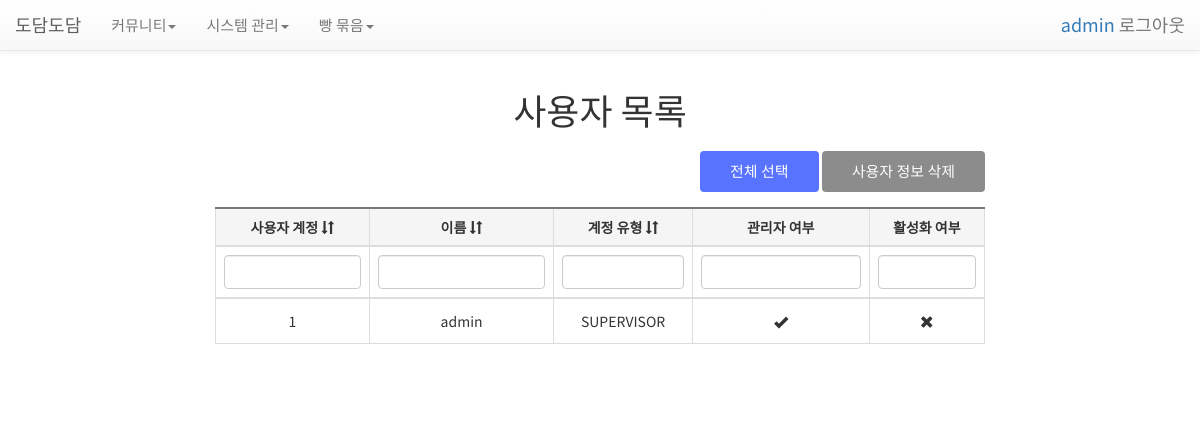
/system/user/ (signed in), run on the app's committed database.
### system/models.py (models this page shows, shortened)
class User(AbstractUser):
    USERTYPE = (
        ('CONSUMER', '소비자'),
        ("SUPERVISOR", "최고관리자"),
    )
    type = models.CharField(help_text='계정 유형', max_length=20, choices=USERTYPE, default='SUPERVISOR')
    is_activate = models.BooleanField(help_text='계정 활성화 여부', null=True, blank=True)
    class Meta:
        verbose_name = '사용자'
        verbose_name_plural = '사용자들 - User'

### system/views.py (the view)
# urls.py: path('user/', UserListView.as_view(), name='user-list'),
class UserListView(ListView):
    model = User
    form = UserForm
    template_name = 'system/list_account.html'
    context_object_name = 'user_lst'

### templates/system/list_account.html (shortened to what this page needs)
{% extends "base.html" %}
{% block title %}사용자 목록{% endblock %}
{% load bootstrap3 %}
{% load static %}
{% block contents %}
    <div class="listView">
        <div class="row ">
            <div class="col col-lg-8 col-lg-offset-2 col-md-8 col-md-offset-2 col-sm-8 col-sm-offset-2 includeCheckBox">
                <div class="listTopBtn">
                    <div class="right">
                        <button id="checkAll" class="listTopBtn__chk checkAll">전체 선택</button>
                        <button id="delBtn" class="listTopBtn__del delBtn" onclick="delModalShow()" disabled>사용자 정보 삭제
                        </button>
                    </div>
                </div>
                <table class="table table-bordered" id="myTable" role="grid">
                    <colgroup>
                        <col width="20%">
                        <col width="24%">
                        <col width="18%">
                        <col width="23%">
                        <col width="15%">
                    </colgroup>
                    <thead>
                    <tr>
                        <th>사용자 계정 <span class="glyphicon glyphicon-sort"></span></th>
                        <th>이름 <span class="glyphicon glyphicon-sort"></span></th>
                        <th>계정 유형 <span class="glyphicon glyphicon-sort"></span></th>
                        <th>관리자 여부</th>
                        <th>활성화 여부</th>
                    </tr>
                    </thead>
                    <tbody aria-live="polite" aria-relevant="all">
                    {% for account in user_lst %}
                        <tr>
                            {% if not account.type == 'SUPERVISOR' %}
                                <td>
                                    <a href="{% url 'system:user-update' pk=account.pk %}">{{ account.id }}</a>
                                    <input type="checkbox" name="accountCheck" value="{{ account.id }}"
                                           class="hidden_chk">
                                </td>
                                <td>{{ account.username }}</td>
                                <td>{{ account.type }}</td>
                                {% if account.type == 'SUPERVISOR' %}
                                    <td><span class="glyphicon glyphicon-ok"></span></td>
                                {% else %}
                                    <td><span class="glyphicon glyphicon-remove"></span></td>
                                {% endif %}
                                {% if account.is_activate == True %}
                                    <td><span class="glyphicon glyphicon-ok"></span></td>
                                {% else %}
                                    <td><span class="glyphicon glyphicon-remove"></span></td>
                                {% endif %}
                            {% else %}
                                <td>
                                    {{ account.id }}
                                </td>
                                <td>{{ account.username }}</td>
                                <td>{{ account.type }}</td>
                                {% if account.type == 'SUPERVISOR' %}
                                    <td><span class="glyphicon glyphicon-ok"></span></td>
                                {% else %}
                                    <td><span class="glyphicon glyphicon-remove"></span></td>
                                {% endif %}
                                {% if account.is_activate == True %}
                                    <td><span class="glyphicon glyphicon-ok"></span></td>
                                {% else %}
                                    <td><span class="glyphicon glyphicon-remove"></span></td>
                                {% endif %}
                            {% endif %}
                        </tr>
                    {% endfor %}
                    </tbody>
                </table>
            </div>
        </div>
    </div>
{% endblock %}

### templates/nav.html (shortened to what this page needs)
<nav class="navbar navbar-default navbar-static-top" role="navigation">
    <div class="container-fluid">
        <div class="navbar-header">
            <a class="navbar-brand" href="">도담도담</a>
        </div>
        <div class="collapse navbar-collapse" id="navbar-collapse">
            <ul class="nav navbar-nav" id="menu">
                {% if user.type == 'SUPERVISOR' %}
                    <li class="dropdown">
                        <a href="#" class="dropdown-toggle" data-toggle="dropdown" role="button" aria-haspopup="true"
                           aria-expanded="false">커뮤니티<span class="caret"></span></a>
                    </li>
                    <li class="dropdown">
                        <a href="#" class="dropdown-toggle" data-toggle="dropdown" role="button" aria-haspopup="true"
                           aria-expanded="false">시스템 관리<span class="caret"></span></a>
                    </li>
                    <li class="dropdown">
                        <a href="#" class="dropdown-toggle" data-toggle="dropdown" role="button" aria-haspopup="true"
                           aria-expanded="false">빵 묶음<span class="caret"></span></a>
                    </li>
                {% endif %}
            </ul>
            {% if user.pk is None %}
                <ul class="nav navbar-nav navbar-right">
                    <a class="navbar-brand" href="{% url 'system:user-login' %}">로그인</a>
                </ul>
            {% else %}
                <ul class="nav navbar-nav navbar-right">
                    <a class="navbar-brand" href="{% url 'system:user-logout' %}"><span
                            class="text-primary">{{ user.username }} </span>로그아웃</a>
                </ul>
            {% endif %}
        </div>
    </div>
</nav>

### static/css/base.css (style rules this page uses)
* { font-family: 'Noto Sans KR', sans-serif; }
body { display: none; }
ul { list-style: none !important; padding: 0; margin: 0; }
button, input, select, textarea, .listView input[type="button"] { outline: none; border: none; }
.navbar-right { float: right !important; margin-right: 10px; }
.navbar-nav > li > a { font-size: 15px; }
.caret { margin-left: 5px; }
.table tr { background: white; }
.table tr th, .table tr td { font-size: 14px !important; vertical-align: middle !important; }
.table tr th { word-break: keep-all; }
.table tbody tr td { padding: 12px 8px !important; word-break: break-all; }
.table tr td { padding: 8px !important; word-break: break-all; }
.table thead .glyphicon { font-size: 13px; }
.listView table { border-top: 2px solid #797979 !important; }
.listView table tr th, .listView table tr td { text-align: center; }
.listView table thead tr th { background: #f5f5f5; }
.listTopBtn { text-align: right; margin-bottom: 15px; }
.listView .listTopBtn { margin-bottom: 0; }
.listTopBtn .listTopBtn__del, .listTopBtn .listTopBtn__mod, .listTopBtn .listTopBtn__excel, .listTopBtn .listTopBtn__chk, .listTopBtn .listTopBtn__add, .listTopBtn .listTopBtn__upload { display: inline-block; padding: 10px 30px; box-sizing: border-box; font-size: 15px; color: white; background: #d21a1a; cursor: pointer; border-radius: 4px; border: none; text-decoration: none; margin-bottom: 15px; }
.listTopBtn .listTopBtn__chk { background: #5773ff; font-weight: normal; }
.listTopBtn .listTopBtn__del:disabled { background: #8c8c8c; cursor: default; }
.includeCheckBox table tbody tr { cursor: pointer; }
nav .container-fluid { padding: 0 15px !important; }
.container-fluid { padding: 0 15px 30px 15px !important; }

### data on the page
User: username "admin", id "1", type "SUPERVISOR"
